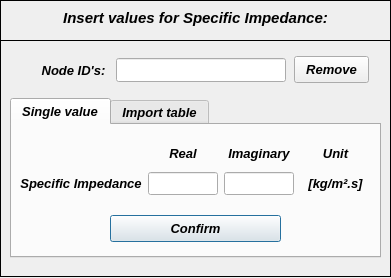
<?xml version="1.0" encoding="UTF-8"?>
<ui version="4.0">
 <class>Dialog</class>
 <widget class="QDialog" name="Dialog">
  <property name="windowModality">
   <enum>Qt::NonModal</enum>
  </property>
  <property name="geometry">
   <rect>
    <x>0</x>
    <y>0</y>
    <width>391</width>
    <height>278</height>
   </rect>
  </property>
  <property name="sizePolicy">
   <sizepolicy hsizetype="Fixed" vsizetype="Fixed">
    <horstretch>0</horstretch>
    <verstretch>0</verstretch>
   </sizepolicy>
  </property>
  <property name="minimumSize">
   <size>
    <width>391</width>
    <height>278</height>
   </size>
  </property>
  <property name="maximumSize">
   <size>
    <width>391</width>
    <height>278</height>
   </size>
  </property>
  <property name="contextMenuPolicy">
   <enum>Qt::DefaultContextMenu</enum>
  </property>
  <property name="windowTitle">
   <string> Set: Acoustic Pressure</string>
  </property>
  <property name="windowIcon">
   <iconset>
    <normaloff>../../../../../../Downloads/load - Copia.png</normaloff>../../../../../../Downloads/load - Copia.png</iconset>
  </property>
  <property name="whatsThis">
   <string/>
  </property>
  <widget class="QWidget" name="widget" native="true">
   <property name="geometry">
    <rect>
     <x>0</x>
     <y>0</y>
     <width>391</width>
     <height>281</height>
    </rect>
   </property>
   <property name="font">
    <font>
     <kerning>true</kerning>
    </font>
   </property>
   <widget class="QFrame" name="frame">
    <property name="geometry">
     <rect>
      <x>0</x>
      <y>0</y>
      <width>391</width>
      <height>41</height>
     </rect>
    </property>
    <property name="frameShape">
     <enum>QFrame::Box</enum>
    </property>
    <property name="frameShadow">
     <enum>QFrame::Plain</enum>
    </property>
    <property name="lineWidth">
     <number>1</number>
    </property>
    <widget class="QLabel" name="label">
     <property name="geometry">
      <rect>
       <x>10</x>
       <y>10</y>
       <width>371</width>
       <height>16</height>
      </rect>
     </property>
     <property name="font">
      <font>
       <family>Arial</family>
       <pointsize>11</pointsize>
       <weight>75</weight>
       <italic>true</italic>
       <bold>true</bold>
      </font>
     </property>
     <property name="text">
      <string>Insert values for Specific Impedance:</string>
     </property>
     <property name="textFormat">
      <enum>Qt::AutoText</enum>
     </property>
     <property name="alignment">
      <set>Qt::AlignCenter</set>
     </property>
    </widget>
   </widget>
   <widget class="QFrame" name="frame_2">
    <property name="geometry">
     <rect>
      <x>0</x>
      <y>40</y>
      <width>391</width>
      <height>237</height>
     </rect>
    </property>
    <property name="frameShape">
     <enum>QFrame::Box</enum>
    </property>
    <property name="frameShadow">
     <enum>QFrame::Plain</enum>
    </property>
    <widget class="QWidget" name="verticalLayoutWidget">
     <property name="geometry">
      <rect>
       <x>34</x>
       <y>19</y>
       <width>79</width>
       <height>23</height>
      </rect>
     </property>
     <layout class="QVBoxLayout" name="verticalLayout">
      <item>
       <widget class="QLabel" name="label_2">
        <property name="font">
         <font>
          <family>Arial</family>
          <pointsize>10</pointsize>
          <weight>75</weight>
          <italic>true</italic>
          <bold>true</bold>
         </font>
        </property>
        <property name="text">
         <string>Node ID's:</string>
        </property>
        <property name="alignment">
         <set>Qt::AlignCenter</set>
        </property>
       </widget>
      </item>
     </layout>
    </widget>
    <widget class="QTabWidget" name="tabWidget_specific_impedance">
     <property name="geometry">
      <rect>
       <x>10</x>
       <y>58</y>
       <width>371</width>
       <height>160</height>
      </rect>
     </property>
     <property name="minimumSize">
      <size>
       <width>0</width>
       <height>160</height>
      </size>
     </property>
     <property name="maximumSize">
      <size>
       <width>16777215</width>
       <height>160</height>
      </size>
     </property>
     <property name="font">
      <font>
       <family>Arial</family>
       <pointsize>10</pointsize>
       <weight>75</weight>
       <italic>true</italic>
       <bold>true</bold>
      </font>
     </property>
     <property name="currentIndex">
      <number>0</number>
     </property>
     <widget class="QWidget" name="tab_single_values">
      <attribute name="title">
       <string>Single value</string>
      </attribute>
      <widget class="QPushButton" name="pushButton_single_values_confirm">
       <property name="geometry">
        <rect>
         <x>98</x>
         <y>90</y>
         <width>171</width>
         <height>27</height>
        </rect>
       </property>
       <property name="font">
        <font>
         <family>Arial</family>
         <pointsize>10</pointsize>
         <weight>75</weight>
         <italic>true</italic>
         <bold>true</bold>
        </font>
       </property>
       <property name="text">
        <string>Confirm</string>
       </property>
      </widget>
      <widget class="QWidget" name="gridLayoutWidget">
       <property name="geometry">
        <rect>
         <x>8</x>
         <y>16</y>
         <width>351</width>
         <height>61</height>
        </rect>
       </property>
       <layout class="QGridLayout" name="gridLayout">
        <item row="1" column="2">
         <widget class="QLineEdit" name="lineEdit_specific_impedance_imag">
          <property name="minimumSize">
           <size>
            <width>70</width>
            <height>0</height>
           </size>
          </property>
          <property name="maximumSize">
           <size>
            <width>70</width>
            <height>16777215</height>
           </size>
          </property>
          <property name="font">
           <font>
            <family>Arial</family>
            <pointsize>10</pointsize>
            <weight>75</weight>
            <italic>true</italic>
            <bold>true</bold>
           </font>
          </property>
          <property name="text">
           <string/>
          </property>
          <property name="alignment">
           <set>Qt::AlignCenter</set>
          </property>
         </widget>
        </item>
        <item row="1" column="1">
         <widget class="QLineEdit" name="lineEdit_specific_impedance_real">
          <property name="minimumSize">
           <size>
            <width>70</width>
            <height>0</height>
           </size>
          </property>
          <property name="maximumSize">
           <size>
            <width>70</width>
            <height>16777215</height>
           </size>
          </property>
          <property name="font">
           <font>
            <family>Arial</family>
            <pointsize>10</pointsize>
            <weight>75</weight>
            <italic>true</italic>
            <bold>true</bold>
           </font>
          </property>
          <property name="text">
           <string/>
          </property>
          <property name="alignment">
           <set>Qt::AlignCenter</set>
          </property>
         </widget>
        </item>
        <item row="1" column="3">
         <widget class="QLabel" name="label_13">
          <property name="minimumSize">
           <size>
            <width>40</width>
            <height>20</height>
           </size>
          </property>
          <property name="maximumSize">
           <size>
            <width>100</width>
            <height>20</height>
           </size>
          </property>
          <property name="font">
           <font>
            <family>Arial</family>
            <pointsize>10</pointsize>
            <italic>true</italic>
           </font>
          </property>
          <property name="text">
           <string>[kg/m².s]</string>
          </property>
          <property name="alignment">
           <set>Qt::AlignCenter</set>
          </property>
         </widget>
        </item>
        <item row="0" column="3">
         <widget class="QLabel" name="label_5">
          <property name="minimumSize">
           <size>
            <width>50</width>
            <height>15</height>
           </size>
          </property>
          <property name="maximumSize">
           <size>
            <width>16777215</width>
            <height>15</height>
           </size>
          </property>
          <property name="font">
           <font>
            <family>Arial</family>
            <pointsize>10</pointsize>
            <weight>75</weight>
            <italic>true</italic>
            <bold>true</bold>
           </font>
          </property>
          <property name="frameShape">
           <enum>QFrame::NoFrame</enum>
          </property>
          <property name="frameShadow">
           <enum>QFrame::Raised</enum>
          </property>
          <property name="text">
           <string>Unit</string>
          </property>
          <property name="alignment">
           <set>Qt::AlignCenter</set>
          </property>
         </widget>
        </item>
        <item row="0" column="2">
         <widget class="QLabel" name="label_8">
          <property name="minimumSize">
           <size>
            <width>0</width>
            <height>15</height>
           </size>
          </property>
          <property name="maximumSize">
           <size>
            <width>16777215</width>
            <height>15</height>
           </size>
          </property>
          <property name="font">
           <font>
            <family>Arial</family>
            <pointsize>10</pointsize>
            <weight>75</weight>
            <italic>true</italic>
            <bold>true</bold>
           </font>
          </property>
          <property name="frameShape">
           <enum>QFrame::NoFrame</enum>
          </property>
          <property name="frameShadow">
           <enum>QFrame::Raised</enum>
          </property>
          <property name="text">
           <string>Imaginary</string>
          </property>
          <property name="alignment">
           <set>Qt::AlignCenter</set>
          </property>
         </widget>
        </item>
        <item row="0" column="1">
         <widget class="QLabel" name="label_7">
          <property name="minimumSize">
           <size>
            <width>0</width>
            <height>15</height>
           </size>
          </property>
          <property name="maximumSize">
           <size>
            <width>16777215</width>
            <height>15</height>
           </size>
          </property>
          <property name="font">
           <font>
            <family>Arial</family>
            <pointsize>10</pointsize>
            <weight>75</weight>
            <italic>true</italic>
            <bold>true</bold>
           </font>
          </property>
          <property name="frameShape">
           <enum>QFrame::NoFrame</enum>
          </property>
          <property name="frameShadow">
           <enum>QFrame::Raised</enum>
          </property>
          <property name="text">
           <string>Real</string>
          </property>
          <property name="alignment">
           <set>Qt::AlignCenter</set>
          </property>
         </widget>
        </item>
        <item row="1" column="0">
         <widget class="QLabel" name="label_6">
          <property name="enabled">
           <bool>true</bool>
          </property>
          <property name="font">
           <font>
            <family>Arial</family>
            <pointsize>10</pointsize>
            <italic>true</italic>
           </font>
          </property>
          <property name="text">
           <string>Specific Impedance</string>
          </property>
          <property name="alignment">
           <set>Qt::AlignCenter</set>
          </property>
         </widget>
        </item>
       </layout>
      </widget>
     </widget>
     <widget class="QWidget" name="tab_table_values">
      <attribute name="title">
       <string>Import table</string>
      </attribute>
      <widget class="QToolButton" name="toolButton_load_table">
       <property name="enabled">
        <bool>true</bool>
       </property>
       <property name="geometry">
        <rect>
         <x>300</x>
         <y>44</y>
         <width>57</width>
         <height>25</height>
        </rect>
       </property>
       <property name="sizePolicy">
        <sizepolicy hsizetype="Expanding" vsizetype="Fixed">
         <horstretch>0</horstretch>
         <verstretch>0</verstretch>
        </sizepolicy>
       </property>
       <property name="font">
        <font>
         <family>Arial</family>
         <pointsize>10</pointsize>
         <weight>75</weight>
         <italic>true</italic>
         <bold>true</bold>
        </font>
       </property>
       <property name="text">
        <string>Search</string>
       </property>
       <property name="autoRaise">
        <bool>false</bool>
       </property>
       <property name="arrowType">
        <enum>Qt::NoArrow</enum>
       </property>
      </widget>
      <widget class="QLineEdit" name="line_load_table_path">
       <property name="enabled">
        <bool>true</bool>
       </property>
       <property name="geometry">
        <rect>
         <x>10</x>
         <y>46</y>
         <width>287</width>
         <height>22</height>
        </rect>
       </property>
       <property name="font">
        <font>
         <family>Arial</family>
         <pointsize>8</pointsize>
         <weight>50</weight>
         <italic>false</italic>
         <bold>false</bold>
        </font>
       </property>
       <property name="alignment">
        <set>Qt::AlignCenter</set>
       </property>
      </widget>
      <widget class="QPushButton" name="pushButton_table_values_confirm">
       <property name="geometry">
        <rect>
         <x>98</x>
         <y>90</y>
         <width>171</width>
         <height>27</height>
        </rect>
       </property>
       <property name="font">
        <font>
         <family>Arial</family>
         <pointsize>10</pointsize>
         <weight>75</weight>
         <italic>true</italic>
         <bold>true</bold>
        </font>
       </property>
       <property name="text">
        <string>Confirm</string>
       </property>
      </widget>
      <widget class="QLabel" name="label_19">
       <property name="enabled">
        <bool>true</bool>
       </property>
       <property name="geometry">
        <rect>
         <x>44</x>
         <y>14</y>
         <width>293</width>
         <height>19</height>
        </rect>
       </property>
       <property name="font">
        <font>
         <family>Arial</family>
         <pointsize>10</pointsize>
         <weight>75</weight>
         <italic>true</italic>
         <bold>true</bold>
        </font>
       </property>
       <property name="text">
        <string>Select a table of values to be imported</string>
       </property>
       <property name="alignment">
        <set>Qt::AlignCenter</set>
       </property>
      </widget>
     </widget>
    </widget>
    <widget class="QLineEdit" name="lineEdit_nodeID">
     <property name="geometry">
      <rect>
       <x>116</x>
       <y>18</y>
       <width>170</width>
       <height>24</height>
      </rect>
     </property>
     <property name="minimumSize">
      <size>
       <width>170</width>
       <height>0</height>
      </size>
     </property>
     <property name="maximumSize">
      <size>
       <width>170</width>
       <height>16777215</height>
      </size>
     </property>
     <property name="font">
      <font>
       <family>Arial</family>
       <pointsize>10</pointsize>
       <weight>75</weight>
       <italic>true</italic>
       <bold>true</bold>
      </font>
     </property>
     <property name="focusPolicy">
      <enum>Qt::ClickFocus</enum>
     </property>
     <property name="text">
      <string/>
     </property>
     <property name="alignment">
      <set>Qt::AlignCenter</set>
     </property>
    </widget>
    <widget class="QPushButton" name="pushButton_remove_bc_confirm">
     <property name="geometry">
      <rect>
       <x>294</x>
       <y>16</y>
       <width>75</width>
       <height>27</height>
      </rect>
     </property>
     <property name="minimumSize">
      <size>
       <width>0</width>
       <height>27</height>
      </size>
     </property>
     <property name="maximumSize">
      <size>
       <width>16777215</width>
       <height>26</height>
      </size>
     </property>
     <property name="font">
      <font>
       <family>Arial</family>
       <pointsize>10</pointsize>
       <weight>75</weight>
       <italic>true</italic>
       <bold>true</bold>
      </font>
     </property>
     <property name="text">
      <string>Remove</string>
     </property>
    </widget>
   </widget>
  </widget>
 </widget>
 <tabstops>
  <tabstop>tabWidget_specific_impedance</tabstop>
  <tabstop>pushButton_single_values_confirm</tabstop>
  <tabstop>line_load_table_path</tabstop>
  <tabstop>toolButton_load_table</tabstop>
 </tabstops>
 <resources/>
 <connections/>
</ui>
